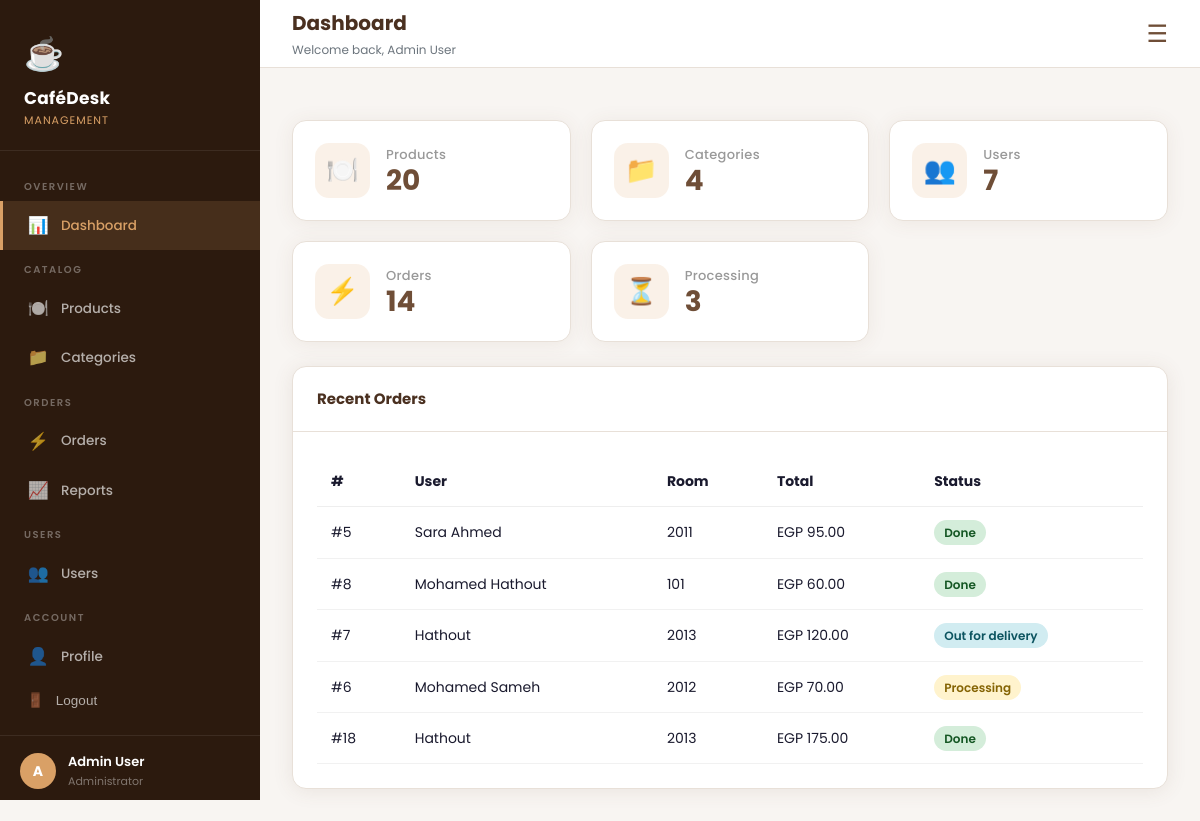
The app's page /dashboard (signed in) with its own data.
### tables this page shows
CREATE TABLE `orders` (
  `id` int NOT NULL,
  `user_id` int NOT NULL,
  `room_id` int DEFAULT NULL,
  `notes` text,
  `total_amount` decimal(10,2) DEFAULT '0.00',
  `status` enum('processing','out_for_delivery','done','cancelled') DEFAULT 'processing',
  `created_at` timestamp NULL DEFAULT CURRENT_TIMESTAMP,
  `updated_at` timestamp NULL DEFAULT CURRENT_TIMESTAMP ON UPDATE CURRENT_TIMESTAMP
);

CREATE TABLE `users` (
  `id` int NOT NULL,
  `name` varchar(100) NOT NULL,
  `email` varchar(150) NOT NULL,
  `password` varchar(255) NOT NULL,
  `role` enum('admin','user') DEFAULT 'user',
  `room_id` int DEFAULT NULL,
  `extension` varchar(20) DEFAULT NULL,
  `created_at` timestamp NULL DEFAULT CURRENT_TIMESTAMP
);

CREATE TABLE `rooms` (
  `id` int NOT NULL,
  `room_number` varchar(20) NOT NULL,
  `description` varchar(255) DEFAULT NULL
);

### public/index.php (called while the page is built, shortened)
<?php
require_once BASE_PATH . "Core/functions.php";
spl_autoload_register(function ($class) {
    $class = str_replace("\\", "/", $class);
});
$router = new Router();
$url = parse_url($_SERVER['REQUEST_URI'], PHP_URL_PATH);
$method = $_POST['_method'] ?? $_SERVER['REQUEST_METHOD'];
$router->route($url, $method);

### core/functions.php (called while the page is built, shortened)
<?php
function urlIS($url)
{
    $requestUri = parse_url($_SERVER['REQUEST_URI'], PHP_URL_PATH);
    return $requestUri === $url;
}
function base_path($path)
{
    return BASE_PATH . $path;
}
function view($path, $attributes = [])
{
    extract($attributes);
    require base_path("views/{$path}");
}

### core/Session.php (called while the page is built, shortened)
<?php
class Session
{
    public static function get($key, $default = null)
    {
        return $_SESSION[$key] ?? $default;
    }
}

### core/Auth.php (called while the page is built, shortened)
<?php
class Auth
{
    public static function user()
    {
        return Session::get('user');
    }
    public static function isAdmin()
    {
        return static::user()['role'] === 'admin';
    }
}

### config.php (called while the page is built)
<?php
return [
    "host"    => "localhost",
    "dbname"  => "cafeteria",
    "port"    => 3306,
    "user"    => "root",
    "charset" => "utf8mb4",
    "password" => ""
];

### core/Database.php (called while the page is built, shortened)
<?php
class Database
{
    public $connection;
    public $statement;
    public function __construct($config)
    {
        $dsn = "mysql:host={$config['host']};dbname={$config['dbname']};port={$config['port']};charset={$config['charset']}";
        $this->connection = new PDO(
            $dsn,
            $config['user'],
            $config['password'],
            [
                PDO::ATTR_DEFAULT_FETCH_MODE => PDO::FETCH_ASSOC
            ]
        );
    }
    public function query($query, $params = [])
    {
        $this->statement = $this->connection->prepare($query);
        $this->statement->execute($params);
        return $this;
    }
    public function get()
    {
        return $this->statement->fetchAll();
    }
    public function find()
    {
        return $this->statement->fetch();
    }
}

### views/admin/dashboard.view.php (the view)
<?php require base_path('views/partials/head.php'); ?>
<?php require base_path('views/partials/sidebar.php'); ?>
<div class="main-content">
    <?php require base_path('views/partials/navbar.php'); ?>
    <div class="page-body">
        <div class="stats-grid">
            <div class="stat-card">
                <div class="stat-icon">🍽️</div>
                <div>
                    <div class="stat-label">Products</div>
                    <div class="stat-value"><?= $productsCount ?></div>
                </div>
            </div>
            <div class="stat-card">
                <div class="stat-icon">📁</div>
                <div>
                    <div class="stat-label">Categories</div>
                    <div class="stat-value"><?= $categoriesCount ?></div>
                </div>
            </div>
            <div class="stat-card">
                <div class="stat-icon">👥</div>
                <div>
                    <div class="stat-label">Users</div>
                    <div class="stat-value"><?= $usersCount ?></div>
                </div>
            </div>
            <div class="stat-card">
                <div class="stat-icon">⚡</div>
                <div>
                    <div class="stat-label">Orders</div>
                    <div class="stat-value"><?= $ordersCount ?></div>
                </div>
            </div>
            <div class="stat-card">
                <div class="stat-icon">⏳</div>
                <div>
                    <div class="stat-label">Processing</div>
                    <div class="stat-value"><?= $processingOrders ?></div>
                </div>
            </div>
        </div>
        <div class="card recent-orders-card">
            <div class="card-header">
                <h3>Recent Orders</h3>
            </div>
            <div class="card-body">
                <table class="dashboard-table">
                    <thead>
                        <tr>
                            <th>#</th>
                            <th>User</th>
                            <th>Room</th>
                            <th>Total</th>
                            <th>Status</th>
                        </tr>
                    </thead>
                    <tbody>
                        <?php foreach ($recentOrders as $order) : ?>
                            <tr>
                                <td>
                                    #<?= $order['id'] ?>
                                </td>
                                <td>
                                    <?= htmlspecialchars($order['name']) ?>
                                </td>
                                <td>
                                    <?= $order['room_number'] ?? '-' ?>
                                </td>
                                <td>
                                    EGP <?= $order['total_amount'] ?>
                                </td>
                                <td>
                                    <span class="status-badge status-<?= $order['status'] ?>">
                                        <?= ucfirst(str_replace('_', ' ', $order['status'])) ?>
                                    </span>
                                </td>
                            </tr>
                        <?php endforeach; ?>
                    </tbody>
                </table>
            </div>
        </div>
    </div>
</div>
<?php require base_path('views/partials/footer.php'); ?>

### core/Router.php (shortened to what this page needs)
<?php
class Router
{
    protected $routes = [];
    public function get($url, $controller)
    {
        $this->routes[] = [
            "url"        => $url,
            "controller" => $controller,
            "method"     => "GET"
        ];
    }
    public function post($url, $controller)
    {
        $this->routes[] = [
            "url"        => $url,
            "controller" => $controller,
            "method"     => "POST"
        ];
    }
    public function delete($url, $controller)
    {
        $this->routes[] = [
            "url"        => $url,
            "controller" => $controller,
            "method"     => "DELETE"
        ];
    }
    public function patch($url, $controller)
    {
        $this->routes[] = [
            "url"        => $url,
            "controller" => $controller,
            "method"     => "PATCH"
        ];
    }
    public function route($url, $method)
    {
        foreach ($this->routes as $route) {
            if ($route['url'] === $url && $route['method'] === strtoupper($method)) {
                return require base_path($route['controller']);
            }
        }
    }
}

### controllers/admin/dashboard.php (shortened to what this page needs)
<?php
$config = require base_path('config.php');
$db = new Database($config);
$productsCount = $db
    ->query("SELECT COUNT(*) as count FROM products")
    ->find()['count'];
$categoriesCount = $db
    ->query("SELECT COUNT(*) as count FROM categories")
    ->find()['count'];
$usersCount = $db
    ->query("SELECT COUNT(*) as count FROM users")
    ->find()['count'];
$ordersCount = $db
    ->query("SELECT COUNT(*) as count FROM orders")
    ->find()['count'];
$processingOrders = $db
    ->query("
        SELECT COUNT(*) as count
        FROM orders
        WHERE status = 'processing'
    ")
    ->find()['count'];
$recentOrders = $db
    ->query("
        SELECT
            orders.id,
            users.name,
            rooms.room_number,
            orders.total_amount,
            orders.status
        FROM orders
        JOIN users
            ON users.id = orders.user_id
        LEFT JOIN rooms
            ON rooms.id = orders.room_id
        ORDER BY orders.created_at DESC
        LIMIT 5
    ")
    ->get();
$css = '<link rel="stylesheet" href="/css/admin/dashboard.css">';
view('admin/dashboard.view.php', [
    'pageTitle' => 'Dashboard',
    'productsCount' => $productsCount,
    'categoriesCount' => $categoriesCount,
    'usersCount' => $usersCount,
    'ordersCount' => $ordersCount,
    'processingOrders' => $processingOrders,
    'recentOrders' => $recentOrders,
    'css' => $css
]);

### views/partials/head.php (shortened to what this page needs)
<!DOCTYPE html>
<html lang="en">
<head>
    <link rel="stylesheet" href="/css/app.css">
    <?= $css ?? '' ?>
</head>
<body>

### views/partials/sidebar.php (shortened to what this page needs)
<?php
if (Auth::isAdmin()) {
    require base_path('views/partials/sidebar-admin.php');
} else {
    require base_path('views/partials/sidebar-user.php');
}

### views/partials/sidebar-admin.php (shortened to what this page needs)
<?php
$user = Auth::user();
?>
<aside class="sidebar">
    <div class="sidebar-logo">
        <span class="logo-icon">☕</span>
        <div class="logo-name">
            CaféDesk
        </div>
        <div class="logo-sub">
            Management
        </div>
    </div>
    <nav class="sidebar-nav">
        <div class="nav-section-label">
            Overview
        </div>
        <a href="/dashboard" class="<?= urlIS("/dashboard") ? "active" : "" ?>">
            <span class="nav-icon">📊</span>
            Dashboard
        </a>
        <div class="nav-section-label">
            Catalog
        </div>
        <a href="/products" class="<?= urlIS("/products") ? "active" : "" ?>">
            <span class="nav-icon">🍽️</span>
            Products
        </a>
        <a href="/categories" class="<?= urlIS("/categories") ? "active" : "" ?>">
            <span class="nav-icon">📁</span>
            Categories
        </a>
        <div class="nav-section-label">
            Orders
        </div>
        <a href="/orders" class="<?= urlIS("/orders") ? "active" : "" ?>">
            <span class="nav-icon">⚡</span>
            Orders
        </a>
        <a href="/reports" class="<?= urlIS("/reports") ? "active" : "" ?>">
            <span class="nav-icon">📈</span>
            Reports
        </a>
        <div class="nav-section-label">
            Users
        </div>
        <a href="/users" class="<?= urlIS("/users") ? "active" : "" ?>">
            <span class="nav-icon">👥</span>
            Users
        </a>
        <div class="sidebar-bottom">
            <div class="nav-section-label">
                Account
            </div>
            <a href="/profile" class="<?= urlIS("/profile") ? "active" : "" ?>">
                <span class="nav-icon">👤</span>
                Profile
            </a>
            <form method="POST" action="/logout">
                <button type="submit" class="sidebar-link logout-link">
                    <span class="nav-icon">🚪</span>
                    Logout
                </button>
            </form>
        </div>
    </nav>
    <div class="sidebar-user">
        <div class="avatar">
            <?=
                strtoupper(
                    substr($user['name'], 0, 1)
                );
            ?>
        </div>
        <div class="user-info">
            <div class="name">
                <?= htmlspecialchars($user['name']) ?>
            </div>
            <div class="role">
                <?= $user['role'] === 'admin'
                ? 'Administrator'
                : 'Employee'; ?>
            </div>
        </div>
    </div>
</aside>

### views/partials/navbar.php (shortened to what this page needs)
<?php
$user = Auth::user();
?>
<header class="topbar">
    <div>
        <div class="topbar-title">
            <?= $pageTitle ?? 'Dashboard'; ?>
        </div>
        <div class="topbar-sub">
            Welcome back,
            <?= htmlspecialchars($user['name'] ?? 'Guest') ?>
        </div>
    </div>
    <button id="sidebar-toggle" class="sidebar-toggle">
        ☰
    </button>
</header>

### views/partials/footer.php (shortened to what this page needs)
</body>
</html>

### public/css/admin/dashboard.css (style rules this page uses)
.stats-grid { display: grid; grid-template-columns: repeat(auto-fit, minmax(220px, 1fr)); gap: 20px; margin-top: 20px; }
.stat-card { background: #fff; border-radius: 14px; padding: 22px; display: flex; align-items: center; gap: 16px; box-shadow: 0 2px 20px rgba(111, 78, 55, 0.08); }
.stat-icon { width: 55px; height: 55px; border-radius: 14px; display: flex; align-items: center; justify-content: center; background: rgba(217, 160, 102, 0.15); font-size: 26px; }
.stat-label { color: #999; font-size: 13px; }
.stat-value { font-size: 28px; font-weight: 700; color: var(--primary); }
.recent-orders-card { margin-top: 24px; }
.dashboard-table { width: 100%; border-collapse: collapse; }
.dashboard-table th { text-align: left; padding: 14px; border-bottom: 1px solid #eee; }
.dashboard-table td { padding: 14px; border-bottom: 1px solid #f1f1f1; }
.status-badge { padding: 4px 10px; border-radius: 20px; font-size: 12px; font-weight: 600; }
.status-processing { background: #fff3cd; color: #856404; }
.status-out_for_delivery { background: #d1ecf1; color: #0c5460; }
.status-done { background: #d4edda; color: #155724; }
.card { background: #fff; border-radius: var(--radius); border: 1px solid var(--border); box-shadow: var(--shadow); overflow: hidden; }
.card-header { padding: 20px 24px; border-bottom: 1px solid var(--border); display: flex; align-items: center; justify-content: space-between; }
.card-header h3 { font-size: 15px; font-weight: 700; color: var(--primary-dark); }
.card-body { padding: 24px; }

### records on screen
orders: id "5", user.name "Sara Ahmed", room.room_number "2011", total_amount "95.00", status "Done"
orders: id "8", user.name "Mohamed Hathout", room.room_number "101", total_amount "60.00", status "Done"
orders: id "7", user.name "Hathout", room.room_number "2013", total_amount "120.00", status "Out for delivery"
orders: id "6", user.name "Mohamed Sameh", room.room_number "2012", total_amount "70.00", status "Processing"
orders: id "18", user.name "Hathout", room.room_number "2013", total_amount "175.00", status "Done"

### other values on screen
$productsCount "20"
$categoriesCount "4"
$usersCount "7"
$ordersCount "14"
$processingOrders "3"
